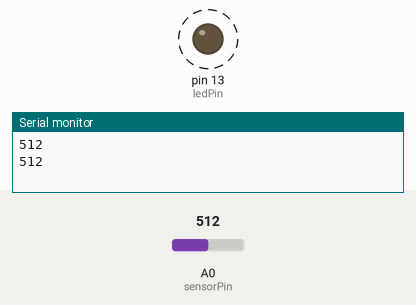
Simulated run of this sketch. Board: Arduino Uno, built with avr-gcc and run on an emulated ATmega328P. Parts: output pins drawn as LEDs (lit = HIGH), the last lines printed to the serial monitor. Dashed ring = blinking. The test bench sets the inputs (shaded band); at power-on: A0 (sensorPin) = 512.

Above: at 1.8 s.
1.9 s: A0 (sensorPin) set to 306
At 2.2 s:
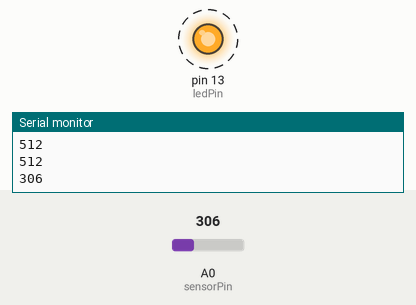
5.4 s: A0 (sensorPin) set to 122
At 5.56 s:
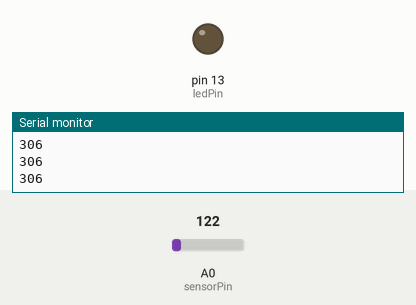
Timing chart, 0 to 14.9 s (numbered marks = the images above; inputs shaded):
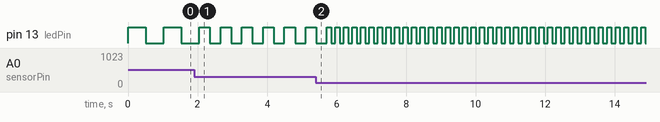

The sketch:

potenciometro.ino
```cpp
int sensorPin=0;
int ledPin=13;
int sensorValue=0;

void setup()
{
  pinMode(ledPin, OUTPUT);
  Serial.begin(9600);
}
void loop()
{
  sensorValue= analogRead(sensorPin);
  Serial.println(sensorValue);
  digitalWrite(ledPin,HIGH);
  delay(sensorValue);
  digitalWrite(ledPin, LOW);
  delay(sensorValue);
}
```

Measured:
- after the input at 1.9 s, pin 13 (ledPin): alternates HIGH for 0.31 s and LOW for 0.31 s, starting after 0.46 s
- by itself, pin 13 (ledPin): alternates HIGH for 0.51 s and LOW for 0.51 s
